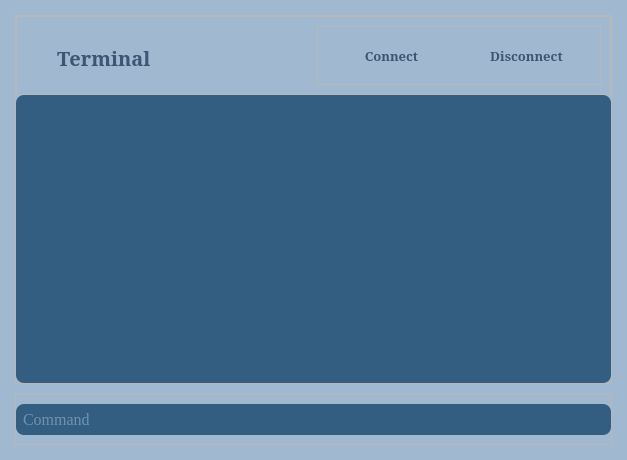
<?xml version="1.0" encoding="UTF-8"?>
<ui version="4.0">
 <class>Form</class>
 <widget class="QWidget" name="Form">
  <property name="geometry">
   <rect>
    <x>0</x>
    <y>0</y>
    <width>627</width>
    <height>460</height>
   </rect>
  </property>
  <property name="windowTitle">
   <string>Form</string>
  </property>
  <property name="styleSheet">
   <string notr="true">#Form{
	background-color: #A0B9D0;
}
#topic{
	color: #3d5673;
	padding-left: 25px;
	padding-top: 15px;
	padding-bottom: 10px;
}</string>
  </property>
  <layout class="QGridLayout" name="gridLayout">
   <property name="leftMargin">
    <number>15</number>
   </property>
   <property name="topMargin">
    <number>15</number>
   </property>
   <property name="rightMargin">
    <number>15</number>
   </property>
   <property name="bottomMargin">
    <number>15</number>
   </property>
   <property name="horizontalSpacing">
    <number>15</number>
   </property>
   <property name="verticalSpacing">
    <number>10</number>
   </property>
   <item row="1" column="0">
    <widget class="QFrame" name="frame">
     <property name="styleSheet">
      <string notr="true">#output_txt{
	border-radius:8px;
}
QPushButton{
	width:100px;
	height:33px;
	text-align: center;
	padding: 3px;
	font-weight:bold;
	border-radius:10px;
	color: #3d5673;
	border: 1px;
}
QPushButton:hover{
	background-color:#6991B5;
}
QPushButton:pressed{
	padding-left:5px;
	background-color:#78A0BC;
}</string>
     </property>
     <property name="frameShape">
      <enum>QFrame::StyledPanel</enum>
     </property>
     <property name="frameShadow">
      <enum>QFrame::Raised</enum>
     </property>
     <layout class="QVBoxLayout" name="verticalLayout_3">
      <property name="spacing">
       <number>0</number>
      </property>
      <property name="leftMargin">
       <number>0</number>
      </property>
      <property name="topMargin">
       <number>0</number>
      </property>
      <property name="rightMargin">
       <number>0</number>
      </property>
      <property name="bottomMargin">
       <number>0</number>
      </property>
      <item>
       <widget class="QFrame" name="frame_3">
        <property name="frameShape">
         <enum>QFrame::StyledPanel</enum>
        </property>
        <property name="frameShadow">
         <enum>QFrame::Raised</enum>
        </property>
        <layout class="QHBoxLayout" name="horizontalLayout_2">
         <item>
          <widget class="QLabel" name="topic">
           <property name="font">
            <font>
             <family>Constantia</family>
             <pointsize>15</pointsize>
             <bold>true</bold>
            </font>
           </property>
           <property name="text">
            <string>Terminal</string>
           </property>
          </widget>
         </item>
         <item>
          <widget class="QFrame" name="frame_4">
           <property name="frameShape">
            <enum>QFrame::StyledPanel</enum>
           </property>
           <property name="frameShadow">
            <enum>QFrame::Raised</enum>
           </property>
           <layout class="QHBoxLayout" name="horizontalLayout">
            <item>
             <widget class="QPushButton" name="connect_button">
              <property name="font">
               <font>
                <family>Constantia</family>
                <pointsize>10</pointsize>
                <bold>true</bold>
               </font>
              </property>
              <property name="text">
               <string>Connect</string>
              </property>
             </widget>
            </item>
            <item>
             <widget class="QPushButton" name="connect_button_2">
              <property name="font">
               <font>
                <family>Constantia</family>
                <pointsize>10</pointsize>
                <bold>true</bold>
               </font>
              </property>
              <property name="text">
               <string>Disconnect</string>
              </property>
             </widget>
            </item>
           </layout>
          </widget>
         </item>
        </layout>
       </widget>
      </item>
      <item>
       <widget class="QTextEdit" name="output_txt">
        <property name="enabled">
         <bool>true</bool>
        </property>
        <property name="font">
         <font>
          <family>Times New Roman</family>
          <pointsize>12</pointsize>
         </font>
        </property>
        <property name="styleSheet">
         <string notr="true">#output_txt{
	background-color:#335E81;
	color: #B0C3D7;
	padding-left:5px;
	padding-right:5px;
	padding-top:5px;
}
QScrollArea{
	border:none;
}

QScrollBar:vertical {
    border:none;
    background: #335E81;
    width: 8px;
	border-radius:5px;
	padding-top:5px;
	padding-bottom:10px;
	padding-left:2px;
}

QScrollBar::handle:vertical {
    background: #3E8989;
    min-height: 20px;
	border-radius:3px;
	padding-left: 15px
}

QScrollBar::add-line:vertical {
    border:none;
    background: #335E81;
    height: 0px;
    subcontrol-position: bottom;
    subcontrol-origin: margin;
}

QScrollBar::sub-line:vertical {
    border:none;
    background: #335E81;
    height: 0px;
    subcontrol-position: top;
    subcontrol-origin: margin;
}

QScrollBar::add-page:vertical {
	background: #335E81;
}

QScrollBar::sub-page:vertical {
	background: #335E81;
}</string>
        </property>
        <property name="lineWidth">
         <number>1</number>
        </property>
        <property name="readOnly">
         <bool>true</bool>
        </property>
        <property name="html">
         <string>&lt;!DOCTYPE HTML PUBLIC &quot;-//W3C//DTD HTML 4.0//EN&quot; &quot;http://www.w3.org/TR/REC-html40/strict.dtd&quot;&gt;
&lt;html&gt;&lt;head&gt;&lt;meta name=&quot;qrichtext&quot; content=&quot;1&quot; /&gt;&lt;meta charset=&quot;utf-8&quot; /&gt;&lt;style type=&quot;text/css&quot;&gt;
p, li { white-space: pre-wrap; }
hr { height: 1px; border-width: 0; }
li.unchecked::marker { content: &quot;\2610&quot;; }
li.checked::marker { content: &quot;\2612&quot;; }
&lt;/style&gt;&lt;/head&gt;&lt;body style=&quot; font-family:'Times New Roman'; font-size:12pt; font-weight:400; font-style:normal;&quot;&gt;
&lt;p style=&quot;-qt-paragraph-type:empty; margin-top:0px; margin-bottom:0px; margin-left:0px; margin-right:0px; -qt-block-indent:0; text-indent:0px;&quot;&gt;&lt;br /&gt;&lt;/p&gt;&lt;/body&gt;&lt;/html&gt;</string>
        </property>
       </widget>
      </item>
     </layout>
    </widget>
   </item>
   <item row="2" column="0">
    <widget class="QFrame" name="frame_2">
     <property name="font">
      <font>
       <family>Constantia</family>
       <pointsize>10</pointsize>
      </font>
     </property>
     <property name="styleSheet">
      <string notr="true">#input_txt{
	border-radius: 8px;
	background-color:#335E81;
	color: #B0C3D7;	
	padding-left: 5px;
	padding-right:5px;
}</string>
     </property>
     <property name="frameShape">
      <enum>QFrame::StyledPanel</enum>
     </property>
     <property name="frameShadow">
      <enum>QFrame::Raised</enum>
     </property>
     <layout class="QVBoxLayout" name="verticalLayout_2">
      <property name="leftMargin">
       <number>0</number>
      </property>
      <property name="rightMargin">
       <number>0</number>
      </property>
      <item>
       <widget class="QLineEdit" name="input_txt">
        <property name="minimumSize">
         <size>
          <width>0</width>
          <height>31</height>
         </size>
        </property>
        <property name="font">
         <font>
          <family>Times New Roman</family>
          <pointsize>12</pointsize>
         </font>
        </property>
        <property name="placeholderText">
         <string>Command</string>
        </property>
       </widget>
      </item>
     </layout>
    </widget>
   </item>
  </layout>
 </widget>
 <resources/>
 <connections/>
</ui>
